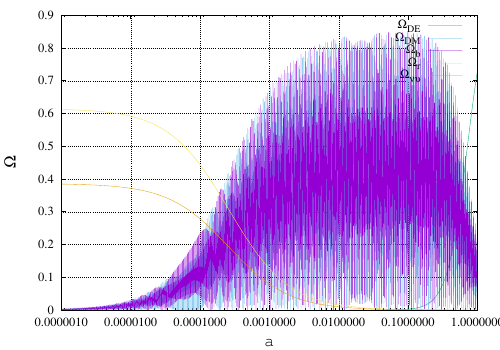

The script that saved this image:
#set term post eps enhanced "Times Roman" 20
set term post eps enhanced color "Times Roman" 18
set output "Omegas.eps"
#set output "n21.ps"

#set terminal vdi 13 0 fff f00 f0 f ff f0f
#set logscale x
#set mxtics
set key top
set xlabel "{/symbol=24 a}"
set ylabel "{/Symbol=24 W}" 
#set xzeroaxis
#set grid
set xtics 
set grid
set mxtics 9
show mxtics
#set ytics 0.01
#set with lines
set logscale x

plot [:][:]'Ode_phi2.dat' title "{/Symbol W}_{DE}" w l lt 2,'Odm_phi2.dat' title "{/Symbol W}_{DM}" w l lt 3,'Ob_phi2.dat' title "{/Symbol W}_{b}" w l lt 1,'Or_phi2.dat' title "{/Symbol W}_{r}" w l lt 5,'On_phi2.dat' title "{/Symbol W}_{/Symbol nu}" w l lt 4 

